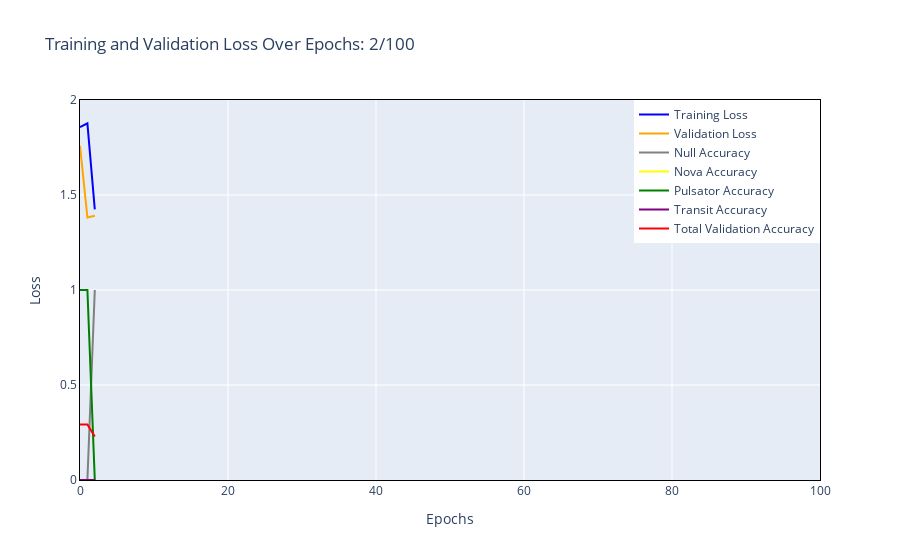

Here is the notebook cell this chart was saved with:
### Markdown cell above
# Training Loop (Single)

### Code cell
EPOCHS = 100
lr = 0.005

resolution = 20
dropout = 0.15
batchnorm = False
features = 3
residual = 0

model = FluxAnomalyPredictionTF(resolution, dropout, bn=batchnorm, features=features, residual=residual).to(device)

optim = torch.optim.Adam(model.parameters(), lr=lr)
loss_fn = nn.CrossEntropyLoss().to(device)

progress_bar = tqdm(total=EPOCHS, desc="Training Progress")

trainloss = []
validloss = []

nullts = []
novats = []
pulsatingts = []
transitts = []
accuracyts = []

for e in range(EPOCHS):
  epoch_loss = []
  valid_loss = []

  null_correct = 0
  nova_correct = 0
  pulsating_correct = 0
  transit_correct = 0
  correct = 0


  novas = 0
  pulsators = 0
  transits = 0
  nulls = 0
  exs = 0

  for data, label in train:

    model.train()
    out = model(data)

    loss = loss_fn(out, label)

    epoch_loss.append(loss.item())

    loss.backward()
    optim.step()
    optim.zero_grad()


  for data, label in valid:
    model.eval()
    out = model(data)
    loss = loss_fn(out, label)
    valid_loss.append(loss.item())
    i = torch.argmax(out, dim=1).cpu()
    j = torch.argmax(label, dim=1).cpu()

    for idx, jdx in zip(i,j):
      exs += 1
      if idx == jdx:
        correct += 1

      if jdx == 0:
        nulls += 1
        if idx == jdx:
          null_correct += 1

      if jdx == 1:
        novas += 1
        if idx == jdx:
          nova_correct +=1
      if jdx == 2:
        pulsators += 1
        if idx == jdx:
          pulsating_correct +=1
      if jdx == 3:
        transits += 1
        if idx == jdx:
          transit_correct +=1

  training_loss_epoch = np.mean(epoch_loss)
  validation_loss_epoch = np.mean(valid_loss)

  nullac = null_correct / (nulls + 0.000001)
  novacc = nova_correct / (novas + 0.000001)
  pulsatoracc = pulsating_correct / (pulsators + 0.00001)
  transitacc = transit_correct / (transits + 0.00001)
  accuracy = correct / exs

  trainloss.append(training_loss_epoch)
  validloss.append(validation_loss_epoch)

  nullts.append(nullac)
  novats.append(novacc)
  pulsatingts.append(pulsatoracc)
  transitts.append(transitacc)
  accuracyts.append(accuracy)


  progress_bar.update(1)
  p = getprogressplot(trainloss, validloss, accuracyts, nullts, novats, pulsatingts, transitts, EPOCHS, e)
  clear_output(wait=False)
  display(p)

  print("Epoch ", e, ": ", training_loss_epoch)
  print("nulls:", nullac, "novas: ", novacc, "pulsators: ", pulsatoracc, "transits: ", transitacc)

x = range(EPOCHS)

p = getprogressplot(trainloss, validloss, accuracyts, nullts, novats, pulsatingts, transitts, EPOCHS, e)
clear_output(wait=True)
display(p)
print("Epoch ", e, ": ", training_loss_epoch)

savestr = "state_dicts/model" + str(np.random.randint(1111,9999))
with open(ROOT + savestr + ".pt", "wb") as f:
  torch.save(model.state_dict(),f)

with open(ROOT + savestr + ".pkl", "wb") as f:
  pickle.dump(dict(resolution=resolution, dropout=dropout, batchnorm=batchnorm, features=features, residual=residual), f)


print("saved as {}".format(savestr))

### Figure 1 — Plotly figure (JSON) as saved in the notebook; plotly's stock layout.template omitted (floating-point values rounded to 4 significant figures)
{"data": [{"line": {"color": "blue"}, "mode": "lines", "name": "Training Loss", "type": "scatter", "x": [0, 1, 2, 3, 4, 5, 6, 7, 8, 9, 10, 11, 12, 13, 14, 15, 16, 17, 18, 19, 20, 21, 22, 23, 24, 25, 26, 27, 28, 29, 30, 31, 32, 33, 34, 35, 36, 37, 38, 39, 40, 41, 42, 43, 44, 45, 46, 47, 48, 49, 50, 51, 52, 53, 54, 55, 56, 57, 58, 59, 60, 61, 62, 63, 64, 65, 66, 67, 68, 69, 70, 71, 72, 73, 74, 75, 76, 77, 78, 79, 80, 81, 82, 83, 84, 85, 86, 87, 88, 89, 90, 91, 92, 93, 94, 95, 96, 97, 98, 99], "y": [1.857, 1.877, 1.424]}, {"line": {"color": "orange"}, "mode": "lines", "name": "Validation Loss", "type": "scatter", "x": [0, 1, 2, 3, 4, 5, 6, 7, 8, 9, 10, 11, 12, 13, 14, 15, 16, 17, 18, 19, 20, 21, 22, 23, 24, 25, 26, 27, 28, 29, 30, 31, 32, 33, 34, 35, 36, 37, 38, 39, 40, 41, 42, 43, 44, 45, 46, 47, 48, 49, 50, 51, 52, 53, 54, 55, 56, 57, 58, 59, 60, 61, 62, 63, 64, 65, 66, 67, 68, 69, 70, 71, 72, 73, 74, 75, 76, 77, 78, 79, 80, 81, 82, 83, 84, 85, 86, 87, 88, 89, 90, 91, 92, 93, 94, 95, 96, 97, 98, 99], "y": [1.76, 1.381, 1.391]}, {"line": {"color": "gray"}, "mode": "lines", "name": "Null Accuracy", "type": "scatter", "x": [0, 1, 2, 3, 4, 5, 6, 7, 8, 9, 10, 11, 12, 13, 14, 15, 16, 17, 18, 19, 20, 21, 22, 23, 24, 25, 26, 27, 28, 29, 30, 31, 32, 33, 34, 35, 36, 37, 38, 39, 40, 41, 42, 43, 44, 45, 46, 47, 48, 49, 50, 51, 52, 53, 54, 55, 56, 57, 58, 59, 60, 61, 62, 63, 64, 65, 66, 67, 68, 69, 70, 71, 72, 73, 74, 75, 76, 77, 78, 79, 80, 81, 82, 83, 84, 85, 86, 87, 88, 89, 90, 91, 92, 93, 94, 95, 96, 97, 98, 99], "y": [0, 0, 1.0]}, {"line": {"color": "yellow"}, "mode": "lines", "name": "Nova Accuracy", "type": "scatter", "x": [0, 1, 2, 3, 4, 5, 6, 7, 8, 9, 10, 11, 12, 13, 14, 15, 16, 17, 18, 19, 20, 21, 22, 23, 24, 25, 26, 27, 28, 29, 30, 31, 32, 33, 34, 35, 36, 37, 38, 39, 40, 41, 42, 43, 44, 45, 46, 47, 48, 49, 50, 51, 52, 53, 54, 55, 56, 57, 58, 59, 60, 61, 62, 63, 64, 65, 66, 67, 68, 69, 70, 71, 72, 73, 74, 75, 76, 77, 78, 79, 80, 81, 82, 83, 84, 85, 86, 87, 88, 89, 90, 91, 92, 93, 94, 95, 96, 97, 98, 99], "y": [0, 0, 0]}, {"line": {"color": "green"}, "mode": "lines", "name": "Pulsator Accuracy", "type": "scatter", "x": [0, 1, 2, 3, 4, 5, 6, 7, 8, 9, 10, 11, 12, 13, 14, 15, 16, 17, 18, 19, 20, 21, 22, 23, 24, 25, 26, 27, 28, 29, 30, 31, 32, 33, 34, 35, 36, 37, 38, 39, 40, 41, 42, 43, 44, 45, 46, 47, 48, 49, 50, 51, 52, 53, 54, 55, 56, 57, 58, 59, 60, 61, 62, 63, 64, 65, 66, 67, 68, 69, 70, 71, 72, 73, 74, 75, 76, 77, 78, 79, 80, 81, 82, 83, 84, 85, 86, 87, 88, 89, 90, 91, 92, 93, 94, 95, 96, 97, 98, 99], "y": [1.0, 1.0, 0]}, {"line": {"color": "purple"}, "mode": "lines", "name": "Transit Accuracy", "type": "scatter", "x": [0, 1, 2, 3, 4, 5, 6, 7, 8, 9, 10, 11, 12, 13, 14, 15, 16, 17, 18, 19, 20, 21, 22, 23, 24, 25, 26, 27, 28, 29, 30, 31, 32, 33, 34, 35, 36, 37, 38, 39, 40, 41, 42, 43, 44, 45, 46, 47, 48, 49, 50, 51, 52, 53, 54, 55, 56, 57, 58, 59, 60, 61, 62, 63, 64, 65, 66, 67, 68, 69, 70, 71, 72, 73, 74, 75, 76, 77, 78, 79, 80, 81, 82, 83, 84, 85, 86, 87, 88, 89, 90, 91, 92, 93, 94, 95, 96, 97, 98, 99], "y": [0, 0, 0]}, {"line": {"color": "red"}, "mode": "lines", "name": "Total Validation Accuracy", "type": "scatter", "x": [0, 1, 2, 3, 4, 5, 6, 7, 8, 9, 10, 11, 12, 13, 14, 15, 16, 17, 18, 19, 20, 21, 22, 23, 24, 25, 26, 27, 28, 29, 30, 31, 32, 33, 34, 35, 36, 37, 38, 39, 40, 41, 42, 43, 44, 45, 46, 47, 48, 49, 50, 51, 52, 53, 54, 55, 56, 57, 58, 59, 60, 61, 62, 63, 64, 65, 66, 67, 68, 69, 70, 71, 72, 73, 74, 75, 76, 77, 78, 79, 80, 81, 82, 83, 84, 85, 86, 87, 88, 89, 90, 91, 92, 93, 94, 95, 96, 97, 98, 99], "y": [0.2917, 0.2917, 0.2292]}], "layout": {"legend": {"x": 1, "xanchor": "right", "y": 1, "yanchor": "top"}, "title": {"text": "Training and Validation Loss Over Epochs: 2/100"}, "xaxis": {"linecolor": "black", "linewidth": 1, "mirror": true, "range": [0, 100], "showline": true, "tickfont": {"size": 12}, "title": {"text": "Epochs"}}, "yaxis": {"linecolor": "black", "linewidth": 1, "mirror": true, "range": [0, 2], "showline": true, "tickfont": {"size": 12}, "title": {"text": "Loss"}}}}
